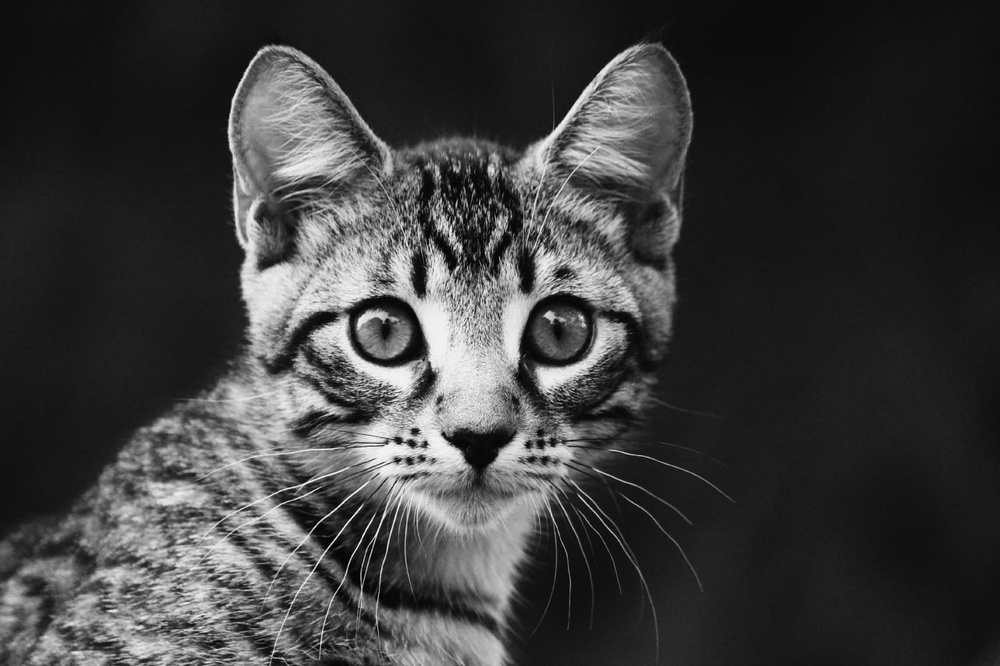
#> input picture lab2/imageKitty.jpg, 1000 x 666 px, shrunk from 1280 x 853 before the run
$ python lab2task3.py
#> lines starting #> are read from the running program, lines starting #| are printed output that depends on the picture; after the words box and inside, x2 and y2 are one past the last pixel; in counts of white or black regions, pixels touching at a corner belong together
#> further down, image is the input picture: shape (666, 1000); min 0, max 255, mean 60.7
import cv2
import numpy as np


# Функция для вычисления гистограммы
def calculate_histogram(image):
    hist = np.zeros(256)
    for pixel in image.ravel():
        hist[pixel] += 1
#> this loop made 666000 passes
#> pixel on passes 1 to 3: 13, 13, 13
#> after the loop, hist = 256 values, max 34420 at index 25, min 1 at index 251, mean 2601.6
    return hist


# Функция бинаризации по методу Оцу
def otsu_threshold(image):
    # Вычисление гистограммы
    hist = calculate_histogram(image)

    total_pixels = image.shape[0] * image.shape[1]
#> total_pixels = 666000
    sum_all = np.dot(np.arange(256), hist)  # Сумма всех интенсивностей умноженных на их количество
#> sum_all = 40404011
    sum_background, weight_background, max_variance, threshold = 0, 0, 0, 0
    weight_foreground = total_pixels  # Изначально весь вес на переднем плане (все пиксели)
#> weight_foreground = 666000

    for t in range(256):
        #weight_background увеличивается на количество пикселей с интенсивностью t.
        weight_background += hist[t]
        #Если фоновая масса равна 0, цикл переходит к следующему значению порога.
        if weight_background == 0:
            continue

        #weight_foreground уменьшается на количество пикселей с интенсивностью t.
        weight_foreground -= hist[t]
        #Если количество пикселей переднего плана становится равно 0, алгоритм завершает выполнение.
        if weight_foreground == 0:
            break

        sum_background += t * hist[t]

        mean_background = sum_background / weight_background
        mean_foreground = (sum_all - sum_background) / weight_foreground

        # Межклассовая дисперсия
        variance_between = weight_background * weight_foreground * (mean_background - mean_foreground) ** 2

        # Поиск максимальной дисперсии и порога
        if variance_between > max_variance:
            max_variance = variance_between
            threshold = t
#> this loop made 256 passes
#> (weight_background, weight_foreground, sum_background, mean_background, mean_foreground, max_variance) on passes 1 to 12: (79, 665921, 0, 0, 60.67, 1.94e+11), (119, 665881, 40, 0.336, 60.68, 2.89e+11), (162, 665838, 126, 0.778, 60.68, 3.87e+11), (219, 665781, 297, 1.36, 60.69, 5.13e+11), (298, 665702, 613, 2.06, 60.69, 6.82e+11), (440, 665560, 1323, 3.01, 60.7, 9.75e+11), (705, 665295, 2913, 4.13, 60.73, 1.5e+12), (1170, 664830, 6168, 5.27, 60.76, 2.4e+12), (1939, 664061, 12320, 6.35, 60.83, 3.82e+12), (2978, 663022, 21671, 7.28, 60.91, 5.68e+12), (4195, 661805, 33841, 8.07, 61, 7.78e+12), (6512, 659488, 59328, 9.11, 61.18, 1.16e+13)
#> after the loop, max_variance = 1.3e+15; sum_background = 40403246; threshold = 92; weight_background = 666000; weight_foreground = 0

    # Применение порога к изображению
    binary_image = np.where(image > threshold, 255, 0).astype(np.uint8)
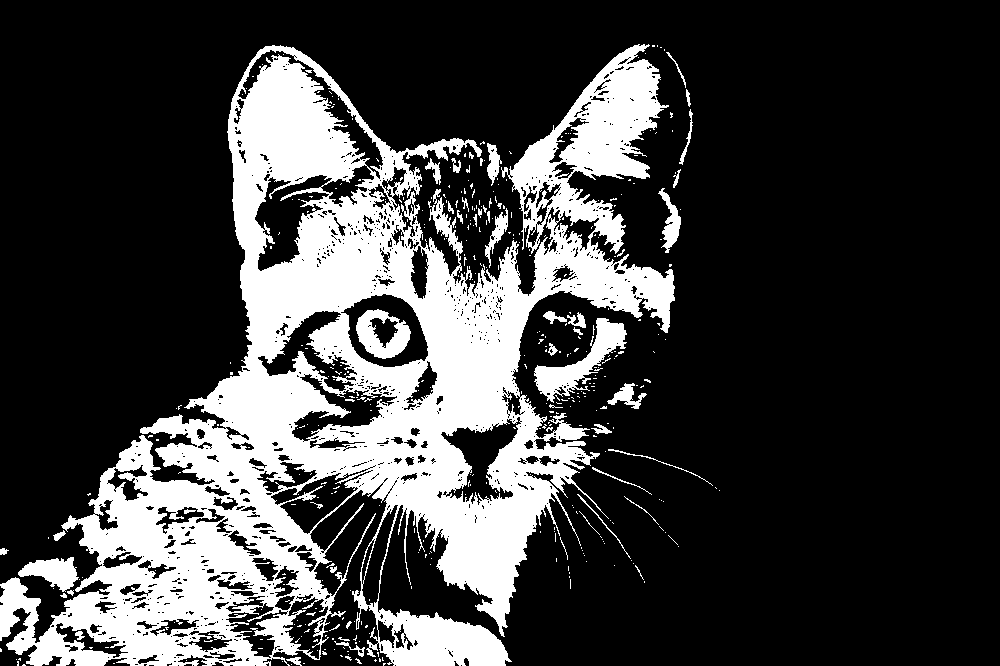
#> binary_image: shape (666, 1000); 24.7% white; 428 white regions (378 under 20 px), largest, box (x1, y1, x2, y2) and area: (0, 44, 675, 666) 153849, (534, 318, 627, 403) 2493, (356, 309, 411, 359) 1490
    return binary_image, threshold


# Загрузка изображения в оттенках серого
image = cv2.imread('imageKitty.jpg', cv2.IMREAD_GRAYSCALE)

# Применение нашей функции бинаризации методом Оцу
binary_custom, custom_threshold = otsu_threshold(image)
#> custom_threshold = 92

# Применение встроенной функции OpenCV для бинаризации методом Оцу
_, binary_opencv = cv2.threshold(image, 0, 255, cv2.THRESH_BINARY + cv2.THRESH_OTSU)

# Отображение оригинального изображения, нашей бинаризации и бинаризации OpenCV
cv2.imshow('Original Image', image)
cv2.imshow(f'Custom Otsu Binarization (T={custom_threshold})', binary_custom)
cv2.imshow('OpenCV Otsu Binarization', binary_opencv)

# Ожидание нажатия любой клавиши для закрытия окон
cv2.waitKey(0)
cv2.destroyAllWindows()
